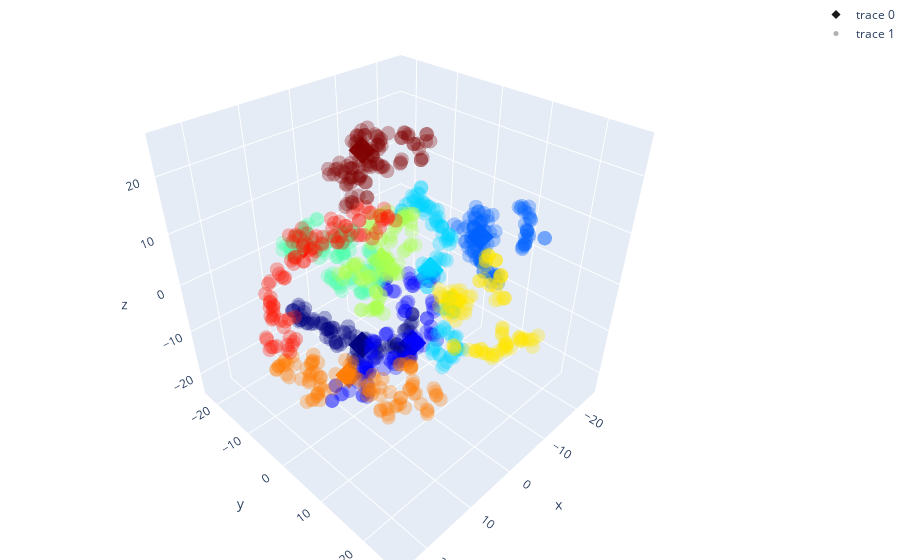

Source (notebook cell):
### Code cell
# plot the data
fig = plt.figure()
ax = fig.add_subplot(111, projection='3d')

ax.scatter(vectorsTSNE[types==0,0], vectorsTSNE[types==0,1], vectorsTSNE[types==0,2], c='r', marker='o', alpha=1)
ax.scatter(vectorsTSNE[types==1,0], vectorsTSNE[types==1,1], vectorsTSNE[types==1,2], c='b', marker='^', alpha=0.1)

ax.set_xlabel('X Label')
ax.set_ylabel('Y Label')
ax.set_zlabel('Z Label')

plt.show()


# Create a color map that maps each unique label to a color
unique_labels_standard = np.unique(standardIds)
colors = plt.cm.jet(np.linspace(0, 1, len(unique_labels_standard)))
color_map_standard = dict(zip(unique_labels_standard, colors))

# Use the color map to set the color of the markers
marker_colors_standard = [color_map_standard[label] for label in standardIds]

# Create a trace for each type
trace0 = go.Scatter3d(
    x=vectorsTSNE[types==0,0],
    y=vectorsTSNE[types==0,1],
    z=vectorsTSNE[types==0,2],
    mode='markers',
    marker=dict(
        size=7,
        color=marker_colors_standard,                # set color to an array/list of desired values
        opacity=0.9,
        symbol='diamond'
    )
)


# Create a color map that maps each unique label to a color
unique_labels_actual = np.unique(actualIds)
colors = plt.cm.jet(np.linspace(0, 1, len(unique_labels_actual)))
color_map_actual = dict(zip(unique_labels_actual, colors))

# Use the color map to set the color of the markers
marker_colors_actual = [color_map_actual[label] for label in actualIds]

trace1 = go.Scatter3d(
    x=vectorsTSNE[types==1,0],
    y=vectorsTSNE[types==1,1],
    z=vectorsTSNE[types==1,2],
    mode='markers',
    marker=dict(
        size=5,
        color=marker_colors_actual,                # set color to an array/list of desired values
        opacity=0.3,
        symbol='circle'
    )
)

data = [trace0, trace1]

layout = go.Layout(
    margin=dict(
        l=0,
        r=0,
        b=0,
        t=0
    )
)

fig = go.Figure(data=data, layout=layout)
fig.show()

### Figure 1 — Plotly figure (JSON) as saved in the notebook; plotly's stock layout.template omitted (floating-point values rounded to 4 significant figures; data arrays with more than 128 entries replaced by an {"elided": "..."} marker saying what was removed)
{"data": [{"marker": {"color": [[0, 0, 0.5, 1], [0, 0, 0.9991, 1], [0, 0.3784, 1, 1], [0, 0.8333, 1, 1], [0.3004, 1, 0.6673, 1], [0.6673, 1, 0.3004, 1], [1, 0.9012, 0, 1], [1, 0.48, 0, 1], [0.9991, 0.07335, 0, 1], [0.5, 0, 0, 1]], "opacity": 0.9, "size": 7, "symbol": "diamond"}, "mode": "markers", "type": "scatter3d", "x": [0.8611, 8.257, -9.617, -13.53, -5.439, 1.652, -6.939, 12.68, 14.54, -3.0], "y": [-7.452, 12.76, 10.32, -3.682, -18.86, -0.8169, 7.695, 2.624, -3.922, -9.909], "z": [-17.97, -0.8089, 9.12, -6.001, -1.948, 4.674, -3.785, -11.13, 12.03, 19.68]}, {"marker": {"color": {"elided": "1000x4 float values"}, "opacity": 0.3, "size": 5, "symbol": "circle"}, "mode": "markers", "type": "scatter3d", "x": {"elided": "1000 float values"}, "y": {"elided": "1000 float values"}, "z": {"elided": "1000 float values"}}], "layout": {"margin": {"b": 0, "l": 0, "r": 0, "t": 0}}}
